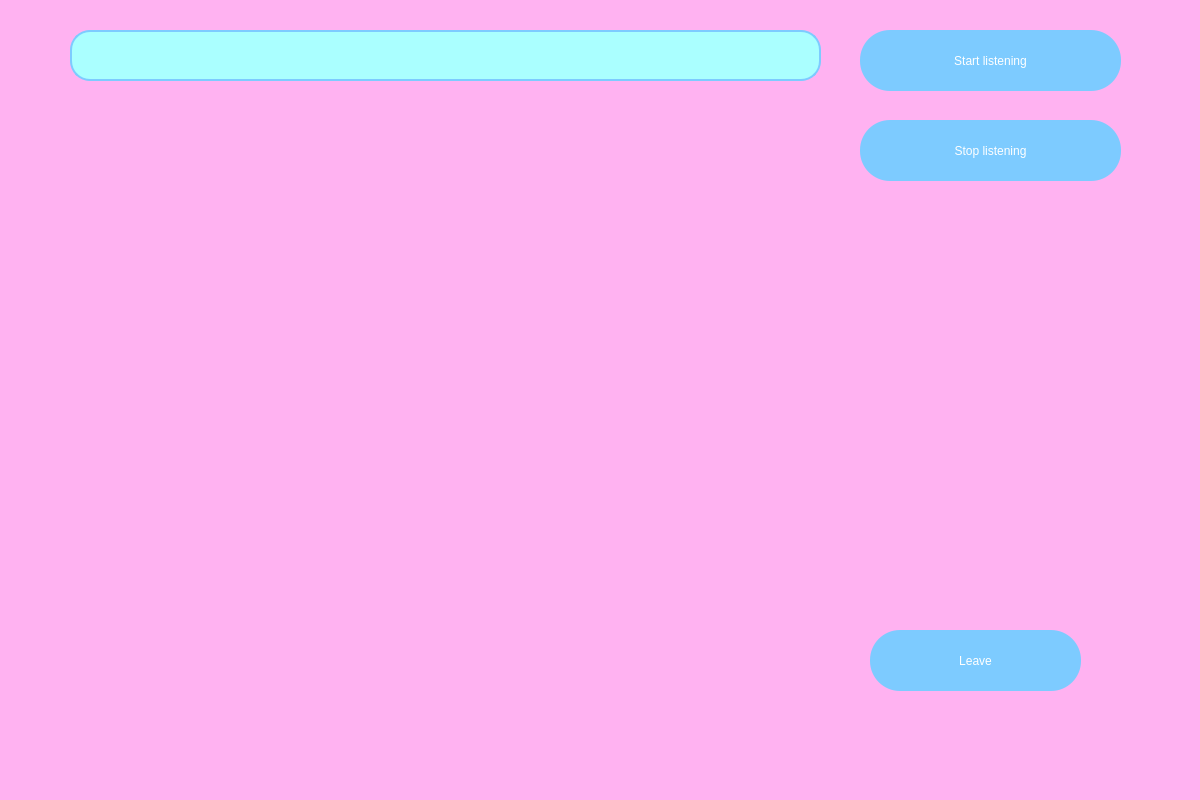
<?xml version="1.0" encoding="UTF-8"?>
<ui version="4.0">
 <class>Form</class>
 <widget class="QWidget" name="Form">
  <property name="geometry">
   <rect>
    <x>0</x>
    <y>0</y>
    <width>1200</width>
    <height>800</height>
   </rect>
  </property>
  <property name="windowTitle">
   <string>Form</string>
  </property>
  <property name="styleSheet">
   <string notr="true">background-color: rgb(255, 178, 241);</string>
  </property>
  <widget class="QPushButton" name="startButton">
   <property name="geometry">
    <rect>
     <x>860</x>
     <y>30</y>
     <width>261</width>
     <height>61</height>
    </rect>
   </property>
   <property name="styleSheet">
    <string notr="true">QPushButton {
background-color:rgb(125, 203, 255);
color: white;
border-radius: 30px;
font: 22pt &quot;Kristen ITC&quot;;
}
QPushButton:hover {
background-color: rgb(48, 193, 255);
}</string>
   </property>
   <property name="text">
    <string>Start listening</string>
   </property>
  </widget>
  <widget class="QPushButton" name="endButton">
   <property name="geometry">
    <rect>
     <x>870</x>
     <y>630</y>
     <width>211</width>
     <height>61</height>
    </rect>
   </property>
   <property name="styleSheet">
    <string notr="true">QPushButton {
background-color:rgb(125, 203, 255);
color: white;
border-radius: 30px;
font: 22pt &quot;Kristen ITC&quot;;
}
QPushButton:hover {
background-color: rgb(48, 193, 255);
}</string>
   </property>
   <property name="text">
    <string>Leave</string>
   </property>
  </widget>
  <widget class="QLineEdit" name="lineEdit">
   <property name="geometry">
    <rect>
     <x>70</x>
     <y>30</y>
     <width>751</width>
     <height>51</height>
    </rect>
   </property>
   <property name="styleSheet">
    <string notr="true">QLineEdit {
background: rgb(170, 255, 255);
border: 2px solid rgb(125, 203, 255);
border-radius: 20px;
color: black;
font: 16pt &quot;Kristen ITC&quot;;
}
QLineEdit:hover {
border: 2px solid rgb(51, 129, 255);
}</string>
   </property>
   <property name="text">
    <string/>
   </property>
  </widget>
  <widget class="QLabel" name="label">
   <property name="geometry">
    <rect>
     <x>860</x>
     <y>200</y>
     <width>251</width>
     <height>391</height>
    </rect>
   </property>
   <property name="text">
    <string/>
   </property>
   <property name="pixmap">
    <pixmap>icons/virtual-assistant-icon-11.jpg</pixmap>
   </property>
  </widget>
  <widget class="QLabel" name="listeningLabel">
   <property name="geometry">
    <rect>
     <x>720</x>
     <y>330</y>
     <width>151</width>
     <height>41</height>
    </rect>
   </property>
   <property name="styleSheet">
    <string notr="true">color: white;
font: 22pt &quot;Kristen ITC&quot;;</string>
   </property>
   <property name="text">
    <string/>
   </property>
  </widget>
  <widget class="QPushButton" name="stopButton">
   <property name="geometry">
    <rect>
     <x>860</x>
     <y>120</y>
     <width>261</width>
     <height>61</height>
    </rect>
   </property>
   <property name="styleSheet">
    <string notr="true">QPushButton {
background-color:rgb(125, 203, 255);
color: white;
border-radius: 30px;
font: 22pt &quot;Kristen ITC&quot;;
}
QPushButton:hover {
background-color: rgb(48, 193, 255);
}</string>
   </property>
   <property name="text">
    <string>Stop listening</string>
   </property>
  </widget>
 </widget>
 <resources/>
 <connections/>
</ui>
